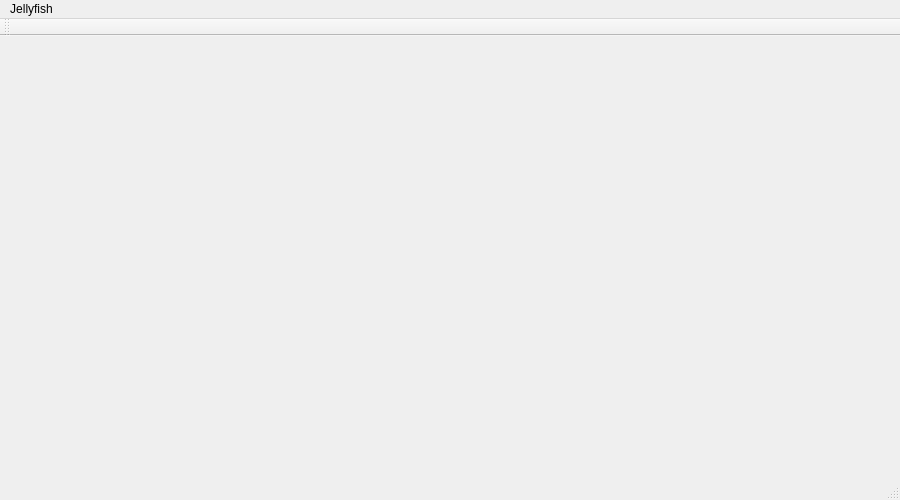
<?xml version="1.0" encoding="UTF-8"?>
<ui version="4.0">
 <class>MainWindow</class>
 <widget class="QMainWindow" name="MainWindow">
  <property name="geometry">
   <rect>
    <x>0</x>
    <y>0</y>
    <width>900</width>
    <height>500</height>
   </rect>
  </property>
  <property name="windowTitle">
   <string>JellyFish</string>
  </property>
  <widget class="QWidget" name="centralWidget"/>
  <widget class="QMenuBar" name="menuBar">
   <property name="geometry">
    <rect>
     <x>0</x>
     <y>0</y>
     <width>900</width>
     <height>22</height>
    </rect>
   </property>
   <widget class="QMenu" name="menuJellyfish">
    <property name="title">
     <string>Jellyfish</string>
    </property>
   </widget>
   <addaction name="menuJellyfish"/>
  </widget>
  <widget class="QToolBar" name="mainToolBar">
   <attribute name="toolBarArea">
    <enum>TopToolBarArea</enum>
   </attribute>
   <attribute name="toolBarBreak">
    <bool>false</bool>
   </attribute>
  </widget>
  <widget class="QStatusBar" name="statusBar"/>
 </widget>
 <layoutdefault spacing="6" margin="11"/>
 <resources/>
 <connections/>
</ui>
